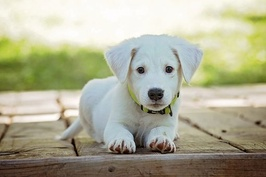
#> input picture images/puppy.jpg, 266 x 177 px, shrunk from 510 x 340 before the run
$ jupyter execute '6 - Image Rotations.ipynb'
#> lines starting #> are read from the running program, lines starting #| are printed output that depends on the picture
## Rotations

cv2.getRotationMatrix2D(rotation_center_x, rotation_center_y, angle of rotation, scale)

[cell 1]
import cv2
import numpy as np

image = cv2.imread('images/puppy.jpg')
#> image is the input picture: shape (177, 266, 3); mean B, G, R 149.3, 174, 174.8
height, width = image.shape[:2]
#> height = 177; width = 266

# Divide by two to rototate the image around its centre
rotation_matrix = cv2.getRotationMatrix2D((width/2, height/2), 90, .5)

rotated_image = cv2.warpAffine(image, rotation_matrix, (width, height))
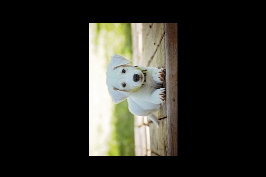
#> rotated_image: shape (177, 266, 3); mean B, G, R 37.4, 43.5, 43.8

cv2.imshow('Rotated Image', rotated_image)
cv2.waitKey()
cv2.destroyAllWindows()

### all the black space surrounding the image.

We could now crop the image as we can calculate it's new size (we haven't learned cropping yet!).

But here's another method for simple rotations that uses the cv2.transpose function

[cell 2]
#Other Option to Rotate
img = cv2.imread('images/dog.jpg')
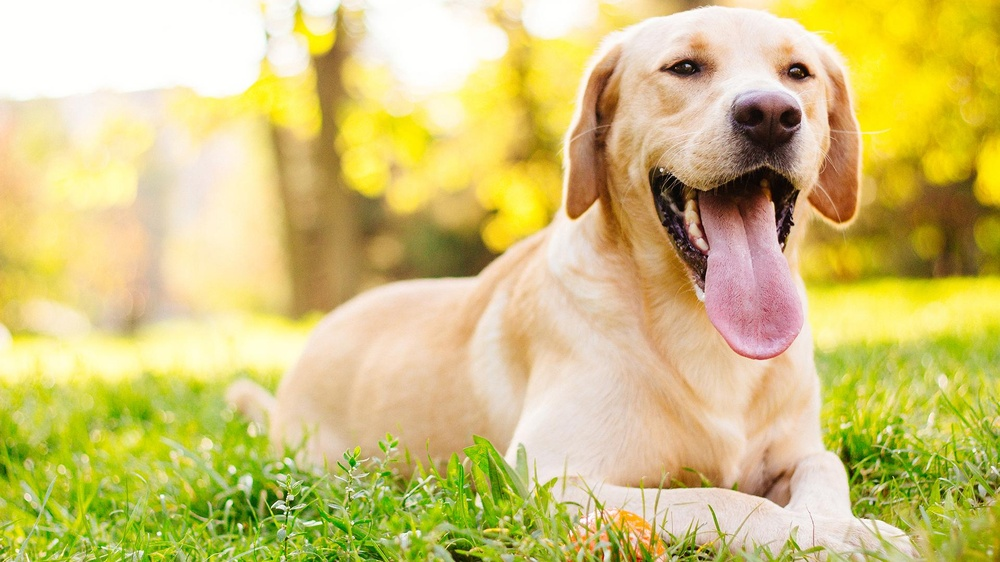
#> input picture images/dog.jpg, 1000 x 562 px, shrunk from 1920 x 1080 before the run
#> img is the input picture: shape (562, 1000, 3); mean B, G, R 120.4, 195.2, 210

rotated_image = cv2.transpose(img)
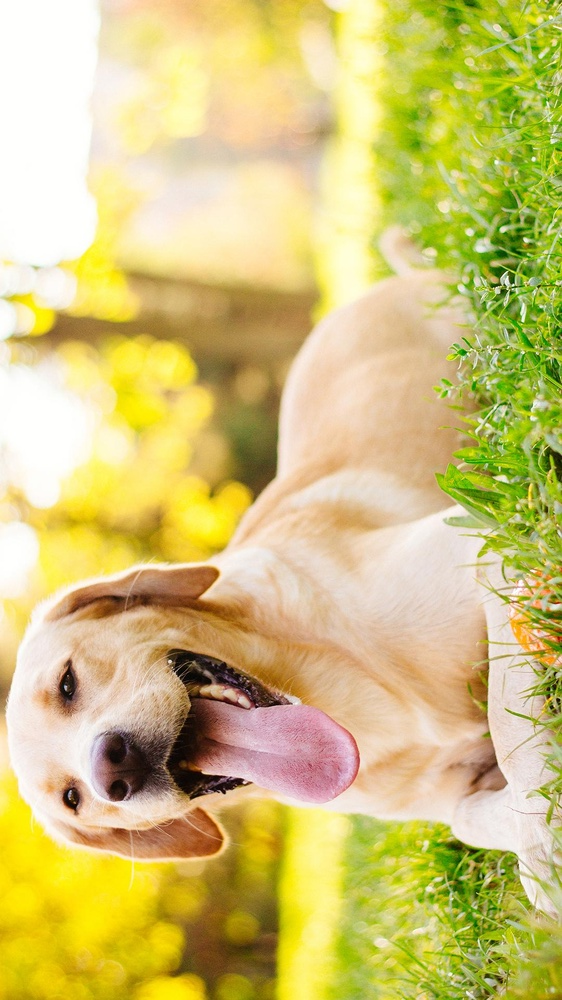
#> rotated_image: shape (1000, 562, 3); mean B, G, R 120.4, 195.2, 210

cv2.imshow('Rotated Image - Method 2', rotated_image)
cv2.waitKey()
cv2.destroyAllWindows()

[cell 3]
# Let's now to a horizontal flip.
flipped = cv2.flip(image, 1)
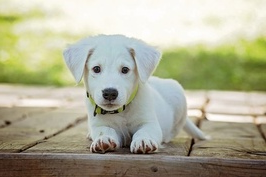
#> flipped: shape (177, 266, 3); mean B, G, R 149.3, 174, 174.8
cv2.imshow('Horizontal Flip', flipped)
cv2.waitKey()
cv2.destroyAllWindows()
